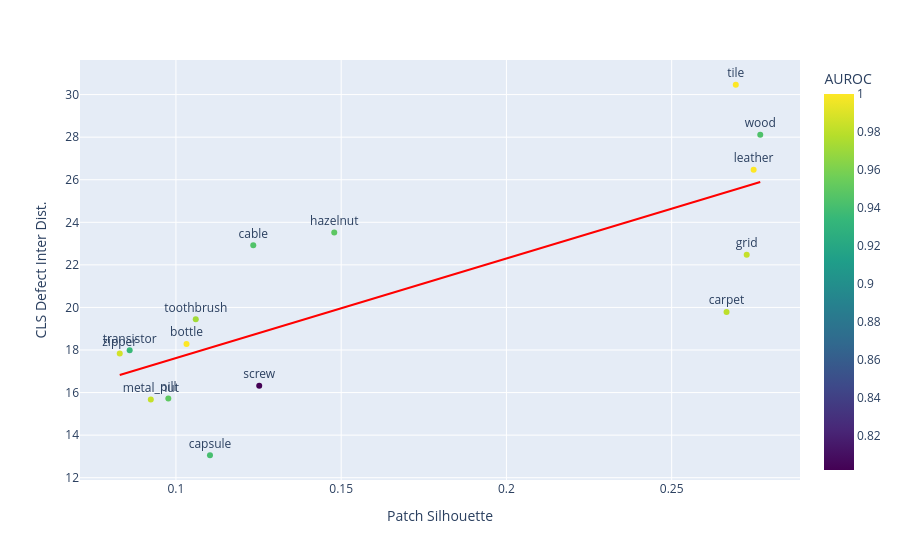

The notebook cell saved with this chart:
### Code cell
fig = px.scatter(combined.reset_index(), x="Patch Silhouette", y="CLS Defect Inter Dist.", text="category", hover_name="category", trendline="ols", color="AUROC", color_continuous_scale="Viridis") 
fig.data[1].line.color = "red" 
fig.update_traces(textposition="top center") 
fig.show() 

fig.write_image(IMAGE_DIR / "cls_def_inter_patch_sil.svg")

### Figure 1 — Plotly figure (JSON) as saved in the notebook; plotly's stock layout.template omitted (floating-point values rounded to 4 significant figures)
{"data": [{"hovertemplate": "<b>%{hovertext}</b><br><br>Patch Silhouette=%{x}<br>CLS Defect Inter Dist.=%{y}<br>category=%{text}<br>AUROC=%{marker.color}<extra></extra>", "hovertext": ["tile", "zipper", "toothbrush", "hazelnut", "wood", "grid", "cable", "leather", "metal_nut", "screw", "bottle", "pill", "capsule", "carpet", "transistor"], "legendgroup": "", "marker": {"color": [1.0, 0.987, 0.972, 0.949, 0.944, 0.983, 0.945, 1.0, 0.983, 0.802, 1.0, 0.95, 0.941, 0.98, 0.935], "coloraxis": "coloraxis", "symbol": "circle"}, "mode": "markers+text", "name": "", "orientation": "v", "showlegend": false, "text": ["tile", "zipper", "toothbrush", "hazelnut", "wood", "grid", "cable", "leather", "metal_nut", "screw", "bottle", "pill", "capsule", "carpet", "transistor"], "textposition": "top center", "type": "scatter", "x": [0.2694, 0.083, 0.106, 0.1479, 0.2768, 0.2727, 0.1234, 0.2748, 0.0924, 0.1252, 0.1032, 0.0977, 0.1103, 0.2666, 0.086], "xaxis": "x", "y": [30.46, 17.84, 19.44, 23.52, 28.11, 22.48, 22.92, 26.46, 15.68, 16.32, 18.28, 15.72, 13.05, 19.78, 17.98], "yaxis": "y"}, {"hovertemplate": "<b>OLS trendline</b><br>CLS Defect Inter Dist. = 46.8072 * Patch Silhouette + 12.9369<br>R<sup>2</sup>=0.587195<br><br>Patch Silhouette=%{x}<br>CLS Defect Inter Dist.=%{y} <b>(trend)</b><extra></extra>", "legendgroup": "", "line": {"color": "red"}, "marker": {"symbol": "circle"}, "mode": "lines", "name": "", "showlegend": false, "textposition": "top center", "type": "scatter", "x": [0.083, 0.086, 0.0924, 0.0977, 0.1032, 0.106, 0.1103, 0.1234, 0.1252, 0.1479, 0.2666, 0.2694, 0.2727, 0.2748, 0.2768], "xaxis": "x", "y": [16.82, 16.96, 17.26, 17.51, 17.77, 17.9, 18.1, 18.71, 18.8, 19.86, 25.42, 25.55, 25.7, 25.8, 25.89], "yaxis": "y"}], "layout": {"coloraxis": {"autocolorscale": false, "colorbar": {"title": {"text": "AUROC"}}, "colorscale": [[0, "#440154"], [0.1111, "#482878"], [0.2222, "#3e4989"], [0.3333, "#31688e"], [0.4444, "#26828e"], [0.5556, "#1f9e89"], [0.6667, "#35b779"], [0.7778, "#6ece58"], [0.8889, "#b5de2b"], [1, "#fde725"]]}, "legend": {"tracegroupgap": 0}, "margin": {"t": 60}, "xaxis": {"anchor": "y", "domain": [0, 1], "title": {"text": "Patch Silhouette"}}, "yaxis": {"anchor": "x", "domain": [0, 1], "title": {"text": "CLS Defect Inter Dist."}}}}
